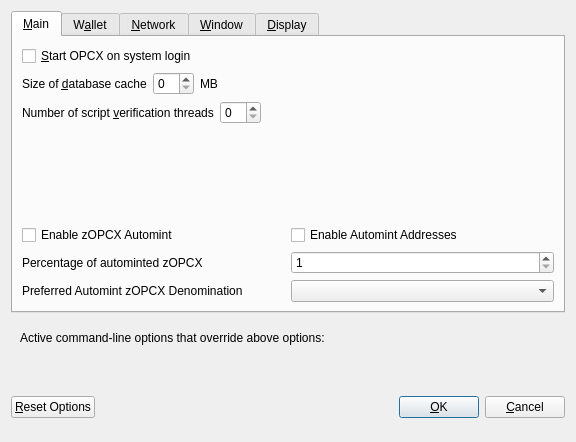
<?xml version="1.0" encoding="UTF-8"?>
<ui version="4.0">
 <class>OptionsDialog</class>
 <widget class="QDialog" name="OptionsDialog">
  <property name="geometry">
   <rect>
    <x>0</x>
    <y>0</y>
    <width>576</width>
    <height>442</height>
   </rect>
  </property>
  <property name="windowTitle">
   <string>Options</string>
  </property>
  <property name="modal">
   <bool>true</bool>
  </property>
  <layout class="QVBoxLayout" name="verticalLayout">
   <item>
    <widget class="QTabWidget" name="tabWidget">
     <property name="currentIndex">
      <number>0</number>
     </property>
     <widget class="QWidget" name="tabMain">
      <attribute name="title">
       <string>&amp;Main</string>
      </attribute>
      <layout class="QVBoxLayout" name="verticalLayout_Main">
       <item>
        <widget class="QCheckBox" name="bitcoinAtStartup">
         <property name="toolTip">
          <string>Automatically start OPCX after logging in to the system.</string>
         </property>
         <property name="text">
          <string>&amp;Start OPCX on system login</string>
         </property>
        </widget>
       </item>
       <item>
        <layout class="QHBoxLayout" name="horizontalLayout_2_Main">
         <item>
          <widget class="QLabel" name="databaseCacheLabel">
           <property name="text">
            <string>Size of &amp;database cache</string>
           </property>
           <property name="textFormat">
            <enum>Qt::PlainText</enum>
           </property>
           <property name="buddy">
            <cstring>databaseCache</cstring>
           </property>
          </widget>
         </item>
         <item>
          <widget class="QSpinBox" name="databaseCache"/>
         </item>
         <item>
          <widget class="QLabel" name="databaseCacheUnitLabel">
           <property name="text">
            <string>MB</string>
           </property>
           <property name="textFormat">
            <enum>Qt::PlainText</enum>
           </property>
          </widget>
         </item>
         <item>
          <spacer name="horizontalSpacer_2_Main">
           <property name="orientation">
            <enum>Qt::Horizontal</enum>
           </property>
           <property name="sizeHint" stdset="0">
            <size>
             <width>40</width>
             <height>20</height>
            </size>
           </property>
          </spacer>
         </item>
        </layout>
       </item>
       <item>
        <layout class="QHBoxLayout" name="horizontalLayout_3_Main">
         <item>
          <widget class="QLabel" name="threadsScriptVerifLabel">
           <property name="text">
            <string>Number of script &amp;verification threads</string>
           </property>
           <property name="textFormat">
            <enum>Qt::PlainText</enum>
           </property>
           <property name="buddy">
            <cstring>threadsScriptVerif</cstring>
           </property>
          </widget>
         </item>
         <item>
          <widget class="QSpinBox" name="threadsScriptVerif">
           <property name="toolTip">
            <string>(0 = auto, &lt;0 = leave that many cores free)</string>
           </property>
          </widget>
         </item>
         <item>
          <spacer name="horizontalSpacer_3_Main">
           <property name="orientation">
            <enum>Qt::Horizontal</enum>
           </property>
           <property name="sizeHint" stdset="0">
            <size>
             <width>40</width>
             <height>20</height>
            </size>
           </property>
          </spacer>
         </item>
        </layout>
       </item>
       <item>
        <spacer name="verticalSpacer_2">
         <property name="orientation">
          <enum>Qt::Vertical</enum>
         </property>
         <property name="sizeHint" stdset="0">
          <size>
           <width>20</width>
           <height>40</height>
          </size>
         </property>
        </spacer>
       </item>
       <item>
        <widget class="QWidget" name="verticalZopcxOptionsWidget" native="true">
         <layout class="QVBoxLayout" name="verticalZopcxOptionsLayout">
          <property name="margin">
           <number>0</number>
          </property>
          <item>
           <layout class="QHBoxLayout" name="horizontalAutomintingLayout">
            <item>
             <widget class="QCheckBox" name="checkBoxZeromintEnable">
              <property name="toolTip">
               <string>Enable automatic minting of OPCX units to zOPCX</string>
              </property>
              <property name="layoutDirection">
               <enum>Qt::LeftToRight</enum>
              </property>
              <property name="text">
               <string>Enable zOPCX Automint</string>
              </property>
             </widget>
            </item>
            <item>
             <widget class="QCheckBox" name="checkBoxZeromintAddresses">
              <property name="toolTip">
               <string>Enable automatic zOPCX minting from specific addresses</string>
              </property>
              <property name="layoutDirection">
               <enum>Qt::LeftToRight</enum>
              </property>
              <property name="text">
               <string>Enable Automint Addresses</string>
              </property>
             </widget>
            </item>
           </layout>
          </item>
          <item>
           <layout class="QHBoxLayout" name="horizontalZmintPercentageLayout">
            <item>
             <widget class="QLabel" name="percentage_label">
              <property name="toolTip">
               <string>Percentage of incoming OPCX which get automatically converted to zOPCX via Zerocoin Protocol (min: 10%)</string>
              </property>
              <property name="text">
               <string>Percentage of autominted zOPCX</string>
              </property>
             </widget>
            </item>
            <item>
             <widget class="QSpinBox" name="zeromintPercentage">
              <property name="minimum">
               <number>1</number>
              </property>
              <property name="maximum">
               <number>100</number>
              </property>
             </widget>
            </item>
           </layout>
          </item>
          <item>
           <layout class="QHBoxLayout" name="horizontalLayout" stretch="0,0">
            <property name="sizeConstraint">
             <enum>QLayout::SetFixedSize</enum>
            </property>
            <item>
             <widget class="QLabel" name="labelPreferredDenom">
              <property name="maximumSize">
               <size>
                <width>16777215</width>
                <height>16777215</height>
               </size>
              </property>
              <property name="toolTip">
               <string>Wait with automatic conversion to Zerocoin until enough OPCX for this denomination is available</string>
              </property>
              <property name="text">
               <string>Preferred Automint zOPCX Denomination</string>
              </property>
             </widget>
            </item>
            <item>
             <widget class="QComboBox" name="preferredDenom">
              <property name="maximumSize">
               <size>
                <width>16777215</width>
                <height>27</height>
               </size>
              </property>
              <property name="toolTip">
               <string>Wait with automatic conversion to Zerocoin until enough OPCX for this denomination is available</string>
              </property>
              <property name="maxVisibleItems">
               <number>9</number>
              </property>
              <property name="maxCount">
               <number>9</number>
              </property>
             </widget>
            </item>
           </layout>
          </item>
         </layout>
        </widget>
       </item>
      </layout>
     </widget>
     <widget class="QWidget" name="tabWallet">
      <attribute name="title">
       <string>W&amp;allet</string>
      </attribute>
      <layout class="QVBoxLayout" name="verticalLayout_Wallet">
       <item>
        <layout class="QHBoxLayout" name="horizontalLayout_2_Wallet">
         <item>
          <widget class="QLabel" name="labelStakeSplitThresholdText">
           <property name="text">
            <string>Stake split threshold:</string>
           </property>
          </widget>
         </item>
         <item>
          <widget class="QSpinBox" name="spinBoxStakeSplitThreshold">
           <property name="minimum">
            <number>1</number>
           </property>
           <property name="maximum">
            <number>999999</number>
           </property>
          </widget>
         </item>
        </layout>
       </item>
       <item>
        <widget class="QGroupBox" name="groupBox">
         <property name="title">
          <string>Expert</string>
         </property>
         <layout class="QVBoxLayout" name="verticalLayout_2">
          <item>
           <widget class="QCheckBox" name="coinControlFeatures">
            <property name="toolTip">
             <string>Whether to show coin control features or not.</string>
            </property>
            <property name="text">
             <string>Enable coin &amp;control features</string>
            </property>
           </widget>
          </item>
          <item>
           <widget class="QCheckBox" name="showMasternodesTab">
            <property name="toolTip">
             <string>Show additional tab listing all your masternodes in first sub-tab&lt;br/&gt;and all masternodes on the network in second sub-tab.</string>
            </property>
            <property name="text">
             <string>Show Masternodes Tab</string>
            </property>
           </widget>
          </item>
          <item>
           <widget class="QCheckBox" name="spendZeroConfChange">
            <property name="toolTip">
             <string>If you disable the spending of unconfirmed change, the change from a transaction&lt;br/&gt;cannot be used until that transaction has at least one confirmation.&lt;br/&gt;This also affects how your balance is computed.</string>
            </property>
            <property name="text">
             <string>&amp;Spend unconfirmed change</string>
            </property>
           </widget>
          </item>
         </layout>
        </widget>
       </item>
       <item>
        <spacer name="verticalSpacer_Wallet">
         <property name="orientation">
          <enum>Qt::Vertical</enum>
         </property>
         <property name="sizeHint" stdset="0">
          <size>
           <width>20</width>
           <height>40</height>
          </size>
         </property>
        </spacer>
       </item>
      </layout>
     </widget>
     <widget class="QWidget" name="tabNetwork">
      <attribute name="title">
       <string>&amp;Network</string>
      </attribute>
      <layout class="QVBoxLayout" name="verticalLayout_Network">
       <item>
        <widget class="QCheckBox" name="mapPortUpnp">
         <property name="toolTip">
          <string>Automatically open the OPCX client port on the router. This only works when your router supports UPnP and it is enabled.</string>
         </property>
         <property name="text">
          <string>Map port using &amp;UPnP</string>
         </property>
        </widget>
       </item>
       <item>
        <widget class="QCheckBox" name="allowIncoming">
         <property name="toolTip">
          <string>Accept connections from outside</string>
         </property>
         <property name="text">
          <string>Allow incoming connections</string>
         </property>
        </widget>
       </item>
       <item>
        <widget class="QCheckBox" name="connectSocks">
         <property name="toolTip">
          <string>Connect to the OPCX network through a SOCKS5 proxy.</string>
         </property>
         <property name="text">
          <string>&amp;Connect through SOCKS5 proxy (default proxy):</string>
         </property>
        </widget>
       </item>
       <item>
        <layout class="QHBoxLayout" name="horizontalLayout_1_Network">
         <item>
          <widget class="QLabel" name="proxyIpLabel">
           <property name="text">
            <string>Proxy &amp;IP:</string>
           </property>
           <property name="textFormat">
            <enum>Qt::PlainText</enum>
           </property>
           <property name="buddy">
            <cstring>proxyIp</cstring>
           </property>
          </widget>
         </item>
         <item>
          <widget class="QValidatedLineEdit" name="proxyIp">
           <property name="minimumSize">
            <size>
             <width>140</width>
             <height>0</height>
            </size>
           </property>
           <property name="maximumSize">
            <size>
             <width>140</width>
             <height>16777215</height>
            </size>
           </property>
           <property name="toolTip">
            <string>IP address of the proxy (e.g. IPv4: 127.0.0.1 / IPv6: ::1)</string>
           </property>
          </widget>
         </item>
         <item>
          <widget class="QLabel" name="proxyPortLabel">
           <property name="text">
            <string>&amp;Port:</string>
           </property>
           <property name="textFormat">
            <enum>Qt::PlainText</enum>
           </property>
           <property name="buddy">
            <cstring>proxyPort</cstring>
           </property>
          </widget>
         </item>
         <item>
          <widget class="QLineEdit" name="proxyPort">
           <property name="minimumSize">
            <size>
             <width>55</width>
             <height>0</height>
            </size>
           </property>
           <property name="maximumSize">
            <size>
             <width>55</width>
             <height>16777215</height>
            </size>
           </property>
           <property name="toolTip">
            <string>Port of the proxy (e.g. 9050)</string>
           </property>
          </widget>
         </item>
         <item>
          <spacer name="horizontalSpacer_1_Network">
           <property name="orientation">
            <enum>Qt::Horizontal</enum>
           </property>
           <property name="sizeHint" stdset="0">
            <size>
             <width>40</width>
             <height>20</height>
            </size>
           </property>
          </spacer>
         </item>
        </layout>
       </item>
       <item>
        <spacer name="verticalSpacer_Network">
         <property name="orientation">
          <enum>Qt::Vertical</enum>
         </property>
         <property name="sizeHint" stdset="0">
          <size>
           <width>20</width>
           <height>40</height>
          </size>
         </property>
        </spacer>
       </item>
      </layout>
     </widget>
     <widget class="QWidget" name="tabWindow">
      <attribute name="title">
       <string>&amp;Window</string>
      </attribute>
      <layout class="QVBoxLayout" name="verticalLayout_Window">
       <item>
        <widget class="QCheckBox" name="minimizeToTray">
         <property name="toolTip">
          <string>Show only a tray icon after minimizing the window.</string>
         </property>
         <property name="text">
          <string>&amp;Minimize to the tray instead of the taskbar</string>
         </property>
        </widget>
       </item>
       <item>
        <widget class="QCheckBox" name="minimizeOnClose">
         <property name="toolTip">
          <string>Minimize instead of exit the application when the window is closed. When this option is enabled, the application will be closed only after selecting Quit in the menu.</string>
         </property>
         <property name="text">
          <string>M&amp;inimize on close</string>
         </property>
        </widget>
       </item>
       <item>
        <spacer name="verticalSpacer_Window">
         <property name="orientation">
          <enum>Qt::Vertical</enum>
         </property>
         <property name="sizeHint" stdset="0">
          <size>
           <width>20</width>
           <height>40</height>
          </size>
         </property>
        </spacer>
       </item>
      </layout>
     </widget>
     <widget class="QWidget" name="tabDisplay">
      <attribute name="title">
       <string>&amp;Display</string>
      </attribute>
      <layout class="QVBoxLayout" name="verticalLayout_Display">
       <item>
        <layout class="QHBoxLayout" name="horizontalLayout_1_Display">
         <item>
          <widget class="QLabel" name="langLabel">
           <property name="text">
            <string>User Interface &amp;language:</string>
           </property>
           <property name="textFormat">
            <enum>Qt::PlainText</enum>
           </property>
           <property name="buddy">
            <cstring>lang</cstring>
           </property>
          </widget>
         </item>
         <item>
          <widget class="QValueComboBox" name="lang">
           <property name="toolTip">
            <string>The user interface language can be set here. This setting will take effect after restarting OPCX.</string>
           </property>
          </widget>
         </item>
        </layout>
       </item>
       <item>
        <widget class="QLabel" name="label_3">
         <property name="toolTip">
          <string notr="true"/>
         </property>
         <property name="statusTip">
          <string notr="true"/>
         </property>
         <property name="whatsThis">
          <string notr="true"/>
         </property>
         <property name="accessibleName">
          <string notr="true"/>
         </property>
         <property name="text">
          <string>Language missing or translation incomplete? Help contributing translations here:
https://www.transifex.com/opcx-project/opcx-project-translations</string>
         </property>
         <property name="wordWrap">
          <bool>true</bool>
         </property>
         <property name="openExternalLinks">
          <bool>true</bool>
         </property>
         <property name="textInteractionFlags">
          <set>Qt::TextBrowserInteraction</set>
         </property>
        </widget>
       </item>
       <item>
        <layout class="QHBoxLayout" name="horizontalLayout_2_Display" stretch="0,0">
         <item>
          <widget class="QLabel" name="themeLabel">
           <property name="text">
            <string>User Interface Theme:</string>
           </property>
          </widget>
         </item>
         <item>
          <widget class="QValueComboBox" name="theme"/>
         </item>
        </layout>
       </item>
       <item>
        <widget class="QWidget" name="verticalZopcxDisplayWidget" native="true">
         <layout class="QVBoxLayout" name="verticalZopcxDisplayLayout">
          <property name="margin">
           <number>0</number>
          </property>
          <item>
           <widget class="Line" name="line">
            <property name="orientation">
             <enum>Qt::Horizontal</enum>
            </property>
           </widget>
          </item>
          <item>
           <layout class="QHBoxLayout" name="horizontalLayout_3_Display">
            <item>
             <widget class="QLabel" name="unitLabel">
              <property name="text">
               <string>Unit to show amounts in:</string>
              </property>
              <property name="textFormat">
               <enum>Qt::PlainText</enum>
              </property>
             </widget>
            </item>
            <item>
             <widget class="QValueComboBox" name="unit">
              <property name="toolTip">
               <string>Choose the default subdivision unit to show in the interface and when sending coins.</string>
              </property>
             </widget>
            </item>
           </layout>
          </item>
          <item>
           <layout class="QHBoxLayout" name="horizontalLayout_4_Display">
            <item>
             <widget class="QLabel" name="digitsLabel">
              <property name="text">
               <string>Decimal digits</string>
              </property>
             </widget>
            </item>
            <item>
             <widget class="QValueComboBox" name="digits"/>
            </item>
           </layout>
          </item>
          <item>
           <layout class="QHBoxLayout" name="horizontalLayout_5_Display">
            <item>
             <widget class="QCheckBox" name="checkBoxHideZeroBalances">
              <property name="toolTip">
               <string>Hide empty balances</string>
              </property>
              <property name="layoutDirection">
               <enum>Qt::LeftToRight</enum>
              </property>
              <property name="text">
               <string>Hide empty balances</string>
              </property>
             </widget>
            </item>
            <item>
             <widget class="QCheckBox" name="checkBoxHideOrphans">
              <property name="toolTip">
               <string>Hide orphan stakes in transaction lists</string>
              </property>
              <property name="text">
               <string>Hide orphan stakes</string>
              </property>
             </widget>
            </item>
            <item>
             <spacer name="horizontalSpacer">
              <property name="orientation">
               <enum>Qt::Horizontal</enum>
              </property>
              <property name="sizeHint" stdset="0">
               <size>
                <width>40</width>
                <height>20</height>
               </size>
              </property>
             </spacer>
            </item>
           </layout>
          </item>
          <item>
           <layout class="QHBoxLayout" name="horizontalLayout_6_Display">
            <item>
             <widget class="QLabel" name="thirdPartyTxUrlsLabel">
              <property name="toolTip">
               <string>Third party URLs (e.g. a block explorer) that appear in the transactions tab as context menu items. %s in the URL is replaced by transaction hash. Multiple URLs are separated by vertical bar |.</string>
              </property>
              <property name="text">
               <string>Third party transaction URLs</string>
              </property>
             </widget>
            </item>
            <item>
             <widget class="QLineEdit" name="thirdPartyTxUrls">
              <property name="toolTip">
               <string>Third party URLs (e.g. a block explorer) that appear in the transactions tab as context menu items. %s in the URL is replaced by transaction hash. Multiple URLs are separated by vertical bar |.</string>
              </property>
             </widget>
            </item>
           </layout>
          </item>
         </layout>
        </widget>
       </item>
       <item>
        <spacer name="verticalSpacer">
         <property name="orientation">
          <enum>Qt::Vertical</enum>
         </property>
         <property name="sizeHint" stdset="0">
          <size>
           <width>20</width>
           <height>40</height>
          </size>
         </property>
        </spacer>
       </item>
      </layout>
     </widget>
    </widget>
   </item>
   <item>
    <widget class="QFrame" name="frame">
     <layout class="QVBoxLayout" name="verticalLayout_Bottom">
      <item>
       <layout class="QHBoxLayout" name="horizontalLayout_Bottom">
        <item>
         <widget class="QLabel" name="overriddenByCommandLineInfoLabel">
          <property name="text">
           <string>Active command-line options that override above options:</string>
          </property>
          <property name="textFormat">
           <enum>Qt::PlainText</enum>
          </property>
         </widget>
        </item>
        <item>
         <spacer name="horizontalSpacer_Bottom">
          <property name="orientation">
           <enum>Qt::Horizontal</enum>
          </property>
          <property name="sizeHint" stdset="0">
           <size>
            <width>40</width>
            <height>20</height>
           </size>
          </property>
         </spacer>
        </item>
       </layout>
      </item>
      <item>
       <widget class="QLabel" name="overriddenByCommandLineLabel">
        <property name="text">
         <string/>
        </property>
        <property name="textFormat">
         <enum>Qt::PlainText</enum>
        </property>
        <property name="wordWrap">
         <bool>true</bool>
        </property>
       </widget>
      </item>
     </layout>
    </widget>
   </item>
   <item>
    <layout class="QHBoxLayout" name="horizontalLayout_Buttons">
     <item>
      <widget class="QPushButton" name="resetButton">
       <property name="toolTip">
        <string>Reset all client options to default.</string>
       </property>
       <property name="text">
        <string>&amp;Reset Options</string>
       </property>
       <property name="autoDefault">
        <bool>false</bool>
       </property>
      </widget>
     </item>
     <item>
      <spacer name="horizontalSpacer_1">
       <property name="orientation">
        <enum>Qt::Horizontal</enum>
       </property>
       <property name="sizeHint" stdset="0">
        <size>
         <width>40</width>
         <height>48</height>
        </size>
       </property>
      </spacer>
     </item>
     <item>
      <widget class="QLabel" name="statusLabel">
       <property name="minimumSize">
        <size>
         <width>200</width>
         <height>0</height>
        </size>
       </property>
       <property name="font">
        <font>
         <weight>75</weight>
         <bold>true</bold>
        </font>
       </property>
       <property name="text">
        <string/>
       </property>
       <property name="textFormat">
        <enum>Qt::PlainText</enum>
       </property>
       <property name="wordWrap">
        <bool>true</bool>
       </property>
      </widget>
     </item>
     <item>
      <spacer name="horizontalSpacer_2">
       <property name="orientation">
        <enum>Qt::Horizontal</enum>
       </property>
       <property name="sizeHint" stdset="0">
        <size>
         <width>40</width>
         <height>48</height>
        </size>
       </property>
      </spacer>
     </item>
     <item>
      <widget class="QPushButton" name="okButton">
       <property name="text">
        <string>&amp;OK</string>
       </property>
       <property name="autoDefault">
        <bool>false</bool>
       </property>
       <property name="default">
        <bool>true</bool>
       </property>
      </widget>
     </item>
     <item>
      <widget class="QPushButton" name="cancelButton">
       <property name="text">
        <string>&amp;Cancel</string>
       </property>
       <property name="autoDefault">
        <bool>false</bool>
       </property>
      </widget>
     </item>
    </layout>
   </item>
  </layout>
 </widget>
 <customwidgets>
  <customwidget>
   <class>QValidatedLineEdit</class>
   <extends>QLineEdit</extends>
   <header>qvalidatedlineedit.h</header>
  </customwidget>
  <customwidget>
   <class>QValueComboBox</class>
   <extends>QComboBox</extends>
   <header>qvaluecombobox.h</header>
  </customwidget>
 </customwidgets>
 <resources/>
 <connections/>
</ui>
